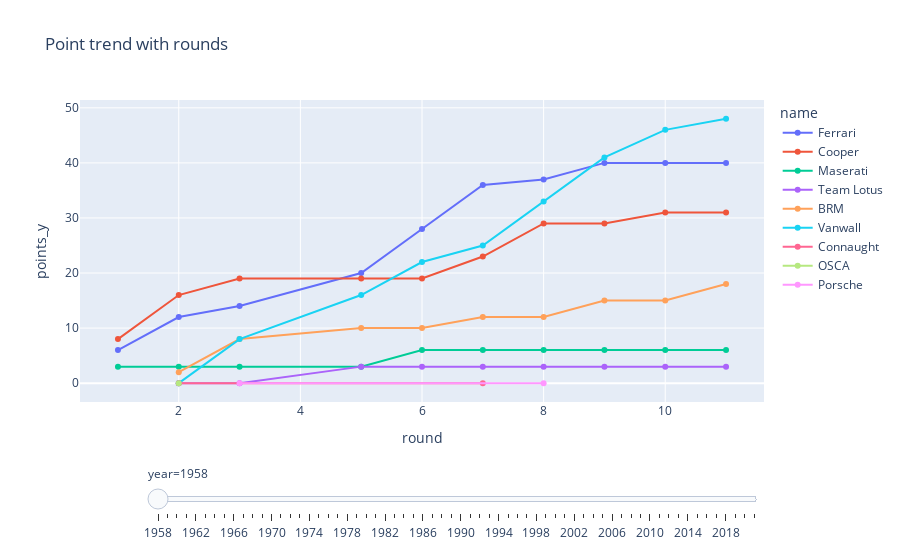

The code cell stored with this chart in its notebook:
### Code cell
fig = px.line(
    data_constructor_race.dropna().sort_values(by=['year', 'round']),
    x="round",
    y="points_y",
    animation_frame="year",
    color="name", 
    hover_name="name",
    markers=True,
#     range_x=[0,20], 
#     autosize=True,
    title='Point trend with rounds'
)

fig["layout"].pop("updatemenus") # optional, drop animation buttons
fig.show()

### Figure 1 — Plotly figure (JSON) as saved in the notebook; plotly's stock layout.template omitted (floating-point values rounded to 4 significant figures)
{"data": [{"hovertemplate": "<b>%{hovertext}</b><br><br>name=Ferrari<br>year=1958<br>round=%{x}<br>points_y=%{y}<extra></extra>", "hovertext": ["Ferrari", "Ferrari", "Ferrari", "Ferrari", "Ferrari", "Ferrari", "Ferrari", "Ferrari", "Ferrari", "Ferrari"], "legendgroup": "Ferrari", "line": {"color": "#636efa", "dash": "solid"}, "marker": {"symbol": "circle"}, "mode": "markers+lines", "name": "Ferrari", "orientation": "v", "showlegend": true, "type": "scatter", "x": [1, 2, 3, 5, 6, 7, 8, 9, 10, 11], "xaxis": "x", "y": [6, 12, 14, 20, 28, 36, 37, 40, 40, 40], "yaxis": "y"}, {"hovertemplate": "<b>%{hovertext}</b><br><br>name=Cooper<br>year=1958<br>round=%{x}<br>points_y=%{y}<extra></extra>", "hovertext": ["Cooper", "Cooper", "Cooper", "Cooper", "Cooper", "Cooper", "Cooper", "Cooper", "Cooper", "Cooper"], "legendgroup": "Cooper", "line": {"color": "#EF553B", "dash": "solid"}, "marker": {"symbol": "circle"}, "mode": "markers+lines", "name": "Cooper", "orientation": "v", "showlegend": true, "type": "scatter", "x": [1, 2, 3, 5, 6, 7, 8, 9, 10, 11], "xaxis": "x", "y": [8, 16, 19, 19, 19, 23, 29, 29, 31, 31], "yaxis": "y"}, {"hovertemplate": "<b>%{hovertext}</b><br><br>name=Maserati<br>year=1958<br>round=%{x}<br>points_y=%{y}<extra></extra>", "hovertext": ["Maserati", "Maserati", "Maserati", "Maserati", "Maserati", "Maserati", "Maserati", "Maserati", "Maserati", "Maserati"], "legendgroup": "Maserati", "line": {"color": "#00cc96", "dash": "solid"}, "marker": {"symbol": "circle"}, "mode": "markers+lines", "name": "Maserati", "orientation": "v", "showlegend": true, "type": "scatter", "x": [1, 2, 3, 5, 6, 7, 8, 9, 10, 11], "xaxis": "x", "y": [3, 3, 3, 3, 6, 6, 6, 6, 6, 6], "yaxis": "y"}, {"hovertemplate": "<b>%{hovertext}</b><br><br>name=Team Lotus<br>year=1958<br>round=%{x}<br>points_y=%{y}<extra></extra>", "hovertext": ["Team Lotus", "Team Lotus", "Team Lotus", "Team Lotus", "Team Lotus", "Team Lotus", "Team Lotus", "Team Lotus", "Team Lotus"], "legendgroup": "Team Lotus", "line": {"color": "#ab63fa", "dash": "solid"}, "marker": {"symbol": "circle"}, "mode": "markers+lines", "name": "Team Lotus", "orientation": "v", "showlegend": true, "type": "scatter", "x": [2, 3, 5, 6, 7, 8, 9, 10, 11], "xaxis": "x", "y": [0, 0, 3, 3, 3, 3, 3, 3, 3], "yaxis": "y"}, {"hovertemplate": "<b>%{hovertext}</b><br><br>name=BRM<br>year=1958<br>round=%{x}<br>points_y=%{y}<extra></extra>", "hovertext": ["BRM", "BRM", "BRM", "BRM", "BRM", "BRM", "BRM", "BRM", "BRM"], "legendgroup": "BRM", "line": {"color": "#FFA15A", "dash": "solid"}, "marker": {"symbol": "circle"}, "mode": "markers+lines", "name": "BRM", "orientation": "v", "showlegend": true, "type": "scatter", "x": [2, 3, 5, 6, 7, 8, 9, 10, 11], "xaxis": "x", "y": [2, 8, 10, 10, 12, 12, 15, 15, 18], "yaxis": "y"}, {"hovertemplate": "<b>%{hovertext}</b><br><br>name=Vanwall<br>year=1958<br>round=%{x}<br>points_y=%{y}<extra></extra>", "hovertext": ["Vanwall", "Vanwall", "Vanwall", "Vanwall", "Vanwall", "Vanwall", "Vanwall", "Vanwall", "Vanwall"], "legendgroup": "Vanwall", "line": {"color": "#19d3f3", "dash": "solid"}, "marker": {"symbol": "circle"}, "mode": "markers+lines", "name": "Vanwall", "orientation": "v", "showlegend": true, "type": "scatter", "x": [2, 3, 5, 6, 7, 8, 9, 10, 11], "xaxis": "x", "y": [0, 8, 16, 22, 25, 33, 41, 46, 48], "yaxis": "y"}, {"hovertemplate": "<b>%{hovertext}</b><br><br>name=Connaught<br>year=1958<br>round=%{x}<br>points_y=%{y}<extra></extra>", "hovertext": ["Connaught", "Connaught"], "legendgroup": "Connaught", "line": {"color": "#FF6692", "dash": "solid"}, "marker": {"symbol": "circle"}, "mode": "markers+lines", "name": "Connaught", "orientation": "v", "showlegend": true, "type": "scatter", "x": [2, 7], "xaxis": "x", "y": [0, 0], "yaxis": "y"}, {"hovertemplate": "<b>%{hovertext}</b><br><br>name=OSCA<br>year=1958<br>round=%{x}<br>points_y=%{y}<extra></extra>", "hovertext": ["OSCA"], "legendgroup": "OSCA", "line": {"color": "#B6E880", "dash": "solid"}, "marker": {"symbol": "circle"}, "mode": "markers+lines", "name": "OSCA", "orientation": "v", "showlegend": true, "type": "scatter", "x": [2], "xaxis": "x", "y": [0], "yaxis": "y"}, {"hovertemplate": "<b>%{hovertext}</b><br><br>name=Porsche<br>year=1958<br>round=%{x}<br>points_y=%{y}<extra></extra>", "hovertext": ["Porsche", "Porsche"], "legendgroup": "Porsche", "line": {"color": "#FF97FF", "dash": "solid"}, "marker": {"symbol": "circle"}, "mode": "markers+lines", "name": "Porsche", "orientation": "v", "showlegend": true, "type": "scatter", "x": [3, 8], "xaxis": "x", "y": [0, 0], "yaxis": "y"}], "layout": {"legend": {"title": {"text": "name"}, "tracegroupgap": 0}, "sliders": [{"active": 0, "currentvalue": {"prefix": "year="}, "len": 0.9, "pad": {"b": 10, "t": 60}, "steps": [{"args": [["1958"], {"frame": {"duration": 0, "redraw": false}, "fromcurrent": true, "mode": "immediate", "transition": {"duration": 0, "easing": "linear"}}], "label": "1958", "method": "animate"}, {"args": [["1959"], {"frame": {"duration": 0, "redraw": false}, "fromcurrent": true, "mode": "immediate", "transition": {"duration": 0, "easing": "linear"}}], "label": "1959", "method": "animate"}, {"args": [["1960"], {"frame": {"duration": 0, "redraw": false}, "fromcurrent": true, "mode": "immediate", "transition": {"duration": 0, "easing": "linear"}}], "label": "1960", "method": "animate"}, {"args": [["1961"], {"frame": {"duration": 0, "redraw": false}, "fromcurrent": true, "mode": "immediate", "transition": {"duration": 0, "easing": "linear"}}], "label": "1961", "method": "animate"}, {"args": [["1962"], {"frame": {"duration": 0, "redraw": false}, "fromcurrent": true, "mode": "immediate", "transition": {"duration": 0, "easing": "linear"}}], "label": "1962", "method": "animate"}, {"args": [["1963"], {"frame": {"duration": 0, "redraw": false}, "fromcurrent": true, "mode": "immediate", "transition": {"duration": 0, "easing": "linear"}}], "label": "1963", "method": "animate"}, {"args": [["1964"], {"frame": {"duration": 0, "redraw": false}, "fromcurrent": true, "mode": "immediate", "transition": {"duration": 0, "easing": "linear"}}], "label": "1964", "method": "animate"}, {"args": [["1965"], {"frame": {"duration": 0, "redraw": false}, "fromcurrent": true, "mode": "immediate", "transition": {"duration": 0, "easing": "linear"}}], "label": "1965", "method": "animate"}, {"args": [["1966"], {"frame": {"duration": 0, "redraw": false}, "fromcurrent": true, "mode": "immediate", "transition": {"duration": 0, "easing": "linear"}}], "label": "1966", "method": "animate"}, {"args": [["1967"], {"frame": {"duration": 0, "redraw": false}, "fromcurrent": true, "mode": "immediate", "transition": {"duration": 0, "easing": "linear"}}], "label": "1967", "method": "animate"}, {"args": [["1968"], {"frame": {"duration": 0, "redraw": false}, "fromcurrent": true, "mode": "immediate", "transition": {"duration": 0, "easing": "linear"}}], "label": "1968", "method": "animate"}, {"args": [["1969"], {"frame": {"duration": 0, "redraw": false}, "fromcurrent": true, "mode": "immediate", "transition": {"duration": 0, "easing": "linear"}}], "label": "1969", "method": "animate"}, {"args": [["1970"], {"frame": {"duration": 0, "redraw": false}, "fromcurrent": true, "mode": "immediate", "transition": {"duration": 0, "easing": "linear"}}], "label": "1970", "method": "animate"}, {"args": [["1971"], {"frame": {"duration": 0, "redraw": false}, "fromcurrent": true, "mode": "immediate", "transition": {"duration": 0, "easing": "linear"}}], "label": "1971", "method": "animate"}, {"args": [["1972"], {"frame": {"duration": 0, "redraw": false}, "fromcurrent": true, "mode": "immediate", "transition": {"duration": 0, "easing": "linear"}}], "label": "1972", "method": "animate"}, {"args": [["1973"], {"frame": {"duration": 0, "redraw": false}, "fromcurrent": true, "mode": "immediate", "transition": {"duration": 0, "easing": "linear"}}], "label": "1973", "method": "animate"}, {"args": [["1974"], {"frame": {"duration": 0, "redraw": false}, "fromcurrent": true, "mode": "immediate", "transition": {"duration": 0, "easing": "linear"}}], "label": "1974", "method": "animate"}, {"args": [["1975"], {"frame": {"duration": 0, "redraw": false}, "fromcurrent": true, "mode": "immediate", "transition": {"duration": 0, "easing": "linear"}}], "label": "1975", "method": "animate"}, {"args": [["1976"], {"frame": {"duration": 0, "redraw": false}, "fromcurrent": true, "mode": "immediate", "transition": {"duration": 0, "easing": "linear"}}], "label": "1976", "method": "animate"}, {"args": [["1977"], {"frame": {"duration": 0, "redraw": false}, "fromcurrent": true, "mode": "immediate", "transition": {"duration": 0, "easing": "linear"}}], "label": "1977", "method": "animate"}, {"args": [["1978"], {"frame": {"duration": 0, "redraw": false}, "fromcurrent": true, "mode": "immediate", "transition": {"duration": 0, "easing": "linear"}}], "label": "1978", "method": "animate"}, {"args": [["1979"], {"frame": {"duration": 0, "redraw": false}, "fromcurrent": true, "mode": "immediate", "transition": {"duration": 0, "easing": "linear"}}], "label": "1979", "method": "animate"}, {"args": [["1980"], {"frame": {"duration": 0, "redraw": false}, "fromcurrent": true, "mode": "immediate", "transition": {"duration": 0, "easing": "linear"}}], "label": "1980", "method": "animate"}, {"args": [["1981"], {"frame": {"duration": 0, "redraw": false}, "fromcurrent": true, "mode": "immediate", "transition": {"duration": 0, "easing": "linear"}}], "label": "1981", "method": "animate"}, {"args": [["1982"], {"frame": {"duration": 0, "redraw": false}, "fromcurrent": true, "mode": "immediate", "transition": {"duration": 0, "easing": "linear"}}], "label": "1982", "method": "animate"}, {"args": [["1983"], {"frame": {"duration": 0, "redraw": false}, "fromcurrent": true, "mode": "immediate", "transition": {"duration": 0, "easing": "linear"}}], "label": "1983", "method": "animate"}, {"args": [["1984"], {"frame": {"duration": 0, "redraw": false}, "fromcurrent": true, "mode": "immediate", "transition": {"duration": 0, "easing": "linear"}}], "label": "1984", "method": "animate"}, {"args": [["1985"], {"frame": {"duration": 0, "redraw": false}, "fromcurrent": true, "mode": "immediate", "transition": {"duration": 0, "easing": "linear"}}], "label": "1985", "method": "animate"}, {"args": [["1986"], {"frame": {"duration": 0, "redraw": false}, "fromcurrent": true, "mode": "immediate", "transition": {"duration": 0, "easing": "linear"}}], "label": "1986", "method": "animate"}, {"args": [["1987"], {"frame": {"duration": 0, "redraw": false}, "fromcurrent": true, "mode": "immediate", "transition": {"duration": 0, "easing": "linear"}}], "label": "1987", "method": "animate"}, {"args": [["1988"], {"frame": {"duration": 0, "redraw": false}, "fromcurrent": true, "mode": "immediate", "transition": {"duration": 0, "easing": "linear"}}], "label": "1988", "method": "animate"}, {"args": [["1989"], {"frame": {"duration": 0, "redraw": false}, "fromcurrent": true, "mode": "immediate", "transition": {"duration": 0, "easing": "linear"}}], "label": "1989", "method": "animate"}, {"args": [["1990"], {"frame": {"duration": 0, "redraw": false}, "fromcurrent": true, "mode": "immediate", "transition": {"duration": 0, "easing": "linear"}}], "label": "1990", "method": "animate"}, {"args": [["1991"], {"frame": {"duration": 0, "redraw": false}, "fromcurrent": true, "mode": "immediate", "transition": {"duration": 0, "easing": "linear"}}], "label": "1991", "method": "animate"}, {"args": [["1992"], {"frame": {"duration": 0, "redraw": false}, "fromcurrent": true, "mode": "immediate", "transition": {"duration": 0, "easing": "linear"}}], "label": "1992", "method": "animate"}, {"args": [["1993"], {"frame": {"duration": 0, "redraw": false}, "fromcurrent": true, "mode": "immediate", "transition": {"duration": 0, "easing": "linear"}}], "label": "1993", "method": "animate"}, {"args": [["1994"], {"frame": {"duration": 0, "redraw": false}, "fromcurrent": true, "mode": "immediate", "transition": {"duration": 0, "easing": "linear"}}], "label": "1994", "method": "animate"}, {"args": [["1995"], {"frame": {"duration": 0, "redraw": false}, "fromcurrent": true, "mode": "immediate", "transition": {"duration": 0, "easing": "linear"}}], "label": "1995", "method": "animate"}, {"args": [["1996"], {"frame": {"duration": 0, "redraw": false}, "fromcurrent": true, "mode": "immediate", "transition": {"duration": 0, "easing": "linear"}}], "label": "1996", "method": "animate"}, {"args": [["1997"], {"frame": {"duration": 0, "redraw": false}, "fromcurrent": true, "mode": "immediate", "transition": {"duration": 0, "easing": "linear"}}], "label": "1997", "method": "animate"}, {"args": [["1998"], {"frame": {"duration": 0, "redraw": false}, "fromcurrent": true, "mode": "immediate", "transition": {"duration": 0, "easing": "linear"}}], "label": "1998", "method": "animate"}, {"args": [["1999"], {"frame": {"duration": 0, "redraw": false}, "fromcurrent": true, "mode": "immediate", "transition": {"duration": 0, "easing": "linear"}}], "label": "1999", "method": "animate"}, {"args": [["2000"], {"frame": {"duration": 0, "redraw": false}, "fromcurrent": true, "mode": "immediate", "transition": {"duration": 0, "easing": "linear"}}], "label": "2000", "method": "animate"}, {"args": [["2001"], {"frame": {"duration": 0, "redraw": false}, "fromcurrent": true, "mode": "immediate", "transition": {"duration": 0, "easing": "linear"}}], "label": "2001", "method": "animate"}, {"args": [["2002"], {"frame": {"duration": 0, "redraw": false}, "fromcurrent": true, "mode": "immediate", "transition": {"duration": 0, "easing": "linear"}}], "label": "2002", "method": "animate"}, {"args": [["2003"], {"frame": {"duration": 0, "redraw": false}, "fromcurrent": true, "mode": "immediate", "transition": {"duration": 0, "easing": "linear"}}], "label": "2003", "method": "animate"}, {"args": [["2004"], {"frame": {"duration": 0, "redraw": false}, "fromcurrent": true, "mode": "immediate", "transition": {"duration": 0, "easing": "linear"}}], "label": "2004", "method": "animate"}, {"args": [["2005"], {"frame": {"duration": 0, "redraw": false}, "fromcurrent": true, "mode": "immediate", "transition": {"duration": 0, "easing": "linear"}}], "label": "2005", "method": "animate"}, {"args": [["2006"], {"frame": {"duration": 0, "redraw": false}, "fromcurrent": true, "mode": "immediate", "transition": {"duration": 0, "easing": "linear"}}], "label": "2006", "method": "animate"}, {"args": [["2007"], {"frame": {"duration": 0, "redraw": false}, "fromcurrent": true, "mode": "immediate", "transition": {"duration": 0, "easing": "linear"}}], "label": "2007", "method": "animate"}, {"args": [["2008"], {"frame": {"duration": 0, "redraw": false}, "fromcurrent": true, "mode": "immediate", "transition": {"duration": 0, "easing": "linear"}}], "label": "2008", "method": "animate"}, {"args": [["2009"], {"frame": {"duration": 0, "redraw": false}, "fromcurrent": true, "mode": "immediate", "transition": {"duration": 0, "easing": "linear"}}], "label": "2009", "method": "animate"}, {"args": [["2010"], {"frame": {"duration": 0, "redraw": false}, "fromcurrent": true, "mode": "immediate", "transition": {"duration": 0, "easing": "linear"}}], "label": "2010", "method": "animate"}, {"args": [["2011"], {"frame": {"duration": 0, "redraw": false}, "fromcurrent": true, "mode": "immediate", "transition": {"duration": 0, "easing": "linear"}}], "label": "2011", "method": "animate"}, {"args": [["2012"], {"frame": {"duration": 0, "redraw": false}, "fromcurrent": true, "mode": "immediate", "transition": {"duration": 0, "easing": "linear"}}], "label": "2012", "method": "animate"}, {"args": [["2013"], {"frame": {"duration": 0, "redraw": false}, "fromcurrent": true, "mode": "immediate", "transition": {"duration": 0, "easing": "linear"}}], "label": "2013", "method": "animate"}, {"args": [["2014"], {"frame": {"duration": 0, "redraw": false}, "fromcurrent": true, "mode": "immediate", "transition": {"duration": 0, "easing": "linear"}}], "label": "2014", "method": "animate"}, {"args": [["2015"], {"frame": {"duration": 0, "redraw": false}, "fromcurrent": true, "mode": "immediate", "transition": {"duration": 0, "easing": "linear"}}], "label": "2015", "method": "animate"}, {"args": [["2016"], {"frame": {"duration": 0, "redraw": false}, "fromcurrent": true, "mode": "immediate", "transition": {"duration": 0, "easing": "linear"}}], "label": "2016", "method": "animate"}, {"args": [["2017"], {"frame": {"duration": 0, "redraw": false}, "fromcurrent": true, "mode": "immediate", "transition": {"duration": 0, "easing": "linear"}}], "label": "2017", "method": "animate"}, {"args": [["2018"], {"frame": {"duration": 0, "redraw": false}, "fromcurrent": true, "mode": "immediate", "transition": {"duration": 0, "easing": "linear"}}], "label": "2018", "method": "animate"}, {"args": [["2019"], {"frame": {"duration": 0, "redraw": false}, "fromcurrent": true, "mode": "immediate", "transition": {"duration": 0, "easing": "linear"}}], "label": "2019", "method": "animate"}, {"args": [["2020"], {"frame": {"duration": 0, "redraw": false}, "fromcurrent": true, "mode": "immediate", "transition": {"duration": 0, "easing": "linear"}}], "label": "2020", "method": "animate"}, {"args": [["2021"], {"frame": {"duration": 0, "redraw": false}, "fromcurrent": true, "mode": "immediate", "transition": {"duration": 0, "easing": "linear"}}], "label": "2021", "method": "animate"}], "x": 0.1, "xanchor": "left", "y": 0, "yanchor": "top"}], "title": {"text": "Point trend with rounds"}, "xaxis": {"anchor": "y", "domain": [0, 1], "title": {"text": "round"}}, "yaxis": {"anchor": "x", "domain": [0, 1], "title": {"text": "points_y"}}}}
